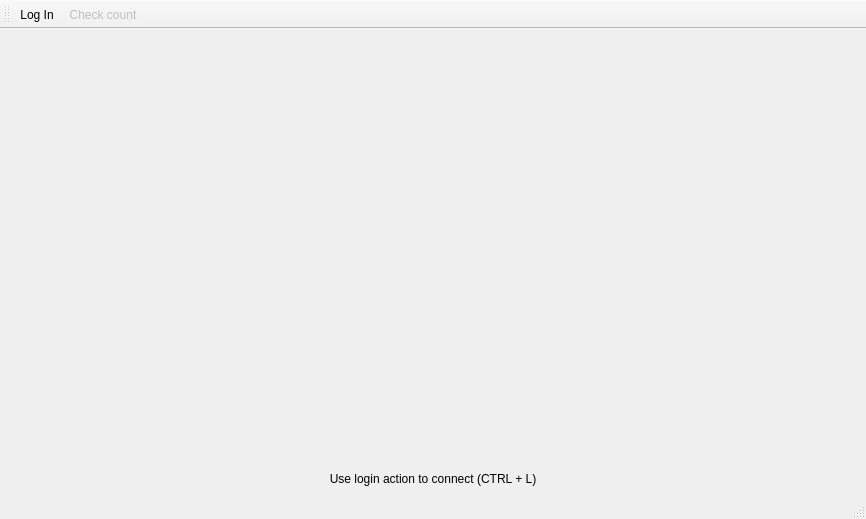
<?xml version="1.0" encoding="UTF-8"?>
<ui version="4.0">
 <class>MainWindow</class>
 <widget class="QMainWindow" name="MainWindow">
  <property name="geometry">
   <rect>
    <x>0</x>
    <y>0</y>
    <width>866</width>
    <height>519</height>
   </rect>
  </property>
  <property name="windowTitle">
   <string>Alcohol Storage</string>
  </property>
  <widget class="QWidget" name="CentralWidget">
   <layout class="QGridLayout" name="gridLayout">
    <item row="1" column="0">
     <widget class="QLabel" name="StatusLable">
      <property name="text">
       <string>Use login action to connect (CTRL + L)</string>
      </property>
      <property name="alignment">
       <set>Qt::AlignCenter</set>
      </property>
     </widget>
    </item>
    <item row="0" column="0">
     <widget class="QTabWidget" name="MainTab">
      <property name="currentIndex">
       <number>-1</number>
      </property>
      <property name="documentMode">
       <bool>true</bool>
      </property>
     </widget>
    </item>
   </layout>
  </widget>
  <widget class="QMenuBar" name="MenuBar">
   <property name="geometry">
    <rect>
     <x>0</x>
     <y>0</y>
     <width>866</width>
     <height>26</height>
    </rect>
   </property>
  </widget>
  <widget class="QToolBar" name="MainToolBar">
   <property name="enabled">
    <bool>true</bool>
   </property>
   <attribute name="toolBarArea">
    <enum>TopToolBarArea</enum>
   </attribute>
   <attribute name="toolBarBreak">
    <bool>false</bool>
   </attribute>
   <addaction name="LoginAction"/>
   <addaction name="CheckCountAction"/>
  </widget>
  <widget class="QStatusBar" name="StatusBar"/>
  <action name="LoginAction">
   <property name="icon">
    <iconset resource="resources.qrc">
     <normaloff>:/new/prefix1/media-eject.png</normaloff>:/new/prefix1/media-eject.png</iconset>
   </property>
   <property name="text">
    <string>Log In</string>
   </property>
   <property name="shortcut">
    <string>Ctrl+L</string>
   </property>
  </action>
  <action name="CheckCountAction">
   <property name="enabled">
    <bool>false</bool>
   </property>
   <property name="icon">
    <iconset resource="resources.qrc">
     <normaloff>:/new/prefix1/task-due.png</normaloff>:/new/prefix1/task-due.png</iconset>
   </property>
   <property name="text">
    <string>Check count</string>
   </property>
  </action>
 </widget>
 <layoutdefault spacing="6" margin="11"/>
 <resources>
  <include location="resources.qrc"/>
 </resources>
 <connections>
  <connection>
   <sender>LoginAction</sender>
   <signal>triggered()</signal>
   <receiver>MainWindow</receiver>
   <slot>onActionLogin()</slot>
   <hints>
    <hint type="sourcelabel">
     <x>-1</x>
     <y>-1</y>
    </hint>
    <hint type="destinationlabel">
     <x>199</x>
     <y>149</y>
    </hint>
   </hints>
  </connection>
  <connection>
   <sender>CheckCountAction</sender>
   <signal>triggered()</signal>
   <receiver>MainWindow</receiver>
   <slot>onActionCheckCount()</slot>
   <hints>
    <hint type="sourcelabel">
     <x>-1</x>
     <y>-1</y>
    </hint>
    <hint type="destinationlabel">
     <x>432</x>
     <y>259</y>
    </hint>
   </hints>
  </connection>
 </connections>
 <slots>
  <slot>onActionLogin()</slot>
  <slot>onActionCheckCount()</slot>
 </slots>
</ui>
